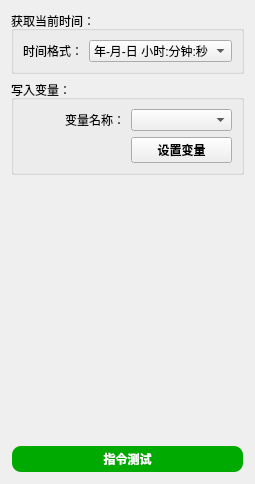
       <widget class="QWidget" name="tab_34">
        <attribute name="title">
         <string>获取时间</string>
        </attribute>
        <layout class="QVBoxLayout" name="verticalLayout_48">
         <item>
          <widget class="QGroupBox" name="groupBox_42">
           <property name="title">
            <string>获取当前时间：</string>
           </property>
           <layout class="QHBoxLayout" name="horizontalLayout_13">
            <item>
             <widget class="QLabel" name="label_134">
              <property name="text">
               <string>时间格式：</string>
              </property>
              <property name="alignment">
               <set>Qt::AlignmentFlag::AlignRight|Qt::AlignmentFlag::AlignTrailing|Qt::AlignmentFlag::AlignVCenter</set>
              </property>
             </widget>
            </item>
            <item>
             <widget class="QComboBox" name="comboBox_43">
              <item>
               <property name="text">
                <string>年-月-日 小时:分钟:秒</string>
               </property>
              </item>
              <item>
               <property name="text">
                <string>年/月/日 小时:分钟:秒</string>
               </property>
              </item>
              <item>
               <property name="text">
                <string>月/日/年 小时:分钟:秒</string>
               </property>
              </item>
              <item>
               <property name="text">
                <string>日-月-年 小时:分钟:秒</string>
               </property>
              </item>
              <item>
               <property name="text">
                <string>年-月-日</string>
               </property>
              </item>
              <item>
               <property name="text">
                <string>月/日/年</string>
               </property>
              </item>
              <item>
               <property name="text">
                <string>日-月-年</string>
               </property>
              </item>
              <item>
               <property name="text">
                <string>月/年</string>
               </property>
              </item>
              <item>
               <property name="text">
                <string>时间戳</string>
               </property>
              </item>
             </widget>
            </item>
           </layout>
          </widget>
         </item>
         <item>
          <widget class="QGroupBox" name="groupBox_43">
           <property name="title">
            <string>写入变量：</string>
           </property>
           <layout class="QGridLayout" name="gridLayout_49" columnstretch="1,1">
            <item row="0" column="1">
             <widget class="QComboBox" name="comboBox_44"/>
            </item>
            <item row="0" column="0">
             <widget class="QLabel" name="label_135">
              <property name="text">
               <string>变量名称：</string>
              </property>
              <property name="alignment">
               <set>Qt::AlignmentFlag::AlignRight|Qt::AlignmentFlag::AlignTrailing|Qt::AlignmentFlag::AlignVCenter</set>
              </property>
             </widget>
            </item>
            <item row="2" column="0">
             <spacer name="horizontalSpacer_6">
              <property name="orientation">
               <enum>Qt::Orientation::Horizontal</enum>
              </property>
              <property name="sizeHint" stdset="0">
               <size>
                <width>84</width>
                <height>20</height>
               </size>
              </property>
             </spacer>
            </item>
            <item row="2" column="1">
             <widget class="QPushButton" name="pushButton_33">
              <property name="font">
               <font>
                <family>微软雅黑</family>
                <bold>true</bold>
               </font>
              </property>
              <property name="text">
               <string>设置变量</string>
              </property>
             </widget>
            </item>
           </layout>
          </widget>
         </item>
         <item>
          <spacer name="verticalSpacer_28">
           <property name="orientation">
            <enum>Qt::Orientation::Vertical</enum>
           </property>
           <property name="sizeHint" stdset="0">
            <size>
             <width>20</width>
             <height>264</height>
            </size>
           </property>
          </spacer>
         </item>
         <item>
          <widget class="QPushButton" name="pushButton_34">
           <property name="palette">
            <palette>
             <active>
              <colorrole role="WindowText">
               <brush brushstyle="SolidPattern">
                <color alpha="255">
                 <red>255</red>
                 <green>255</green>
                 <blue>255</blue>
                </color>
               </brush>
              </colorrole>
              <colorrole role="Button">
               <brush brushstyle="SolidPattern">
                <color alpha="255">
                 <red>0</red>
                 <green>170</green>
                 <blue>0</blue>
                </color>
               </brush>
              </colorrole>
              <colorrole role="Text">
               <brush brushstyle="SolidPattern">
                <color alpha="255">
                 <red>255</red>
                 <green>255</green>
                 <blue>255</blue>
                </color>
               </brush>
              </colorrole>
              <colorrole role="ButtonText">
               <brush brushstyle="SolidPattern">
                <color alpha="255">
                 <red>255</red>
                 <green>255</green>
                 <blue>255</blue>
                </color>
               </brush>
              </colorrole>
              <colorrole role="Base">
               <brush brushstyle="SolidPattern">
                <color alpha="255">
                 <red>0</red>
                 <green>170</green>
                 <blue>0</blue>
                </color>
               </brush>
              </colorrole>
              <colorrole role="Window">
               <brush brushstyle="SolidPattern">
                <color alpha="255">
                 <red>0</red>
                 <green>170</green>
                 <blue>0</blue>
                </color>
               </brush>
              </colorrole>
              <colorrole role="PlaceholderText">
               <brush brushstyle="NoBrush">
                <color alpha="128">
                 <red>255</red>
                 <green>255</green>
                 <blue>255</blue>
                </color>
               </brush>
              </colorrole>
             </active>
             <inactive>
              <colorrole role="WindowText">
               <brush brushstyle="SolidPattern">
                <color alpha="255">
                 <red>255</red>
                 <green>255</green>
                 <blue>255</blue>
                </color>
               </brush>
              </colorrole>
              <colorrole role="Button">
               <brush brushstyle="SolidPattern">
                <color alpha="255">
                 <red>0</red>
                 <green>170</green>
                 <blue>0</blue>
                </color>
               </brush>
              </colorrole>
              <colorrole role="Text">
               <brush brushstyle="SolidPattern">
                <color alpha="255">
                 <red>255</red>
                 <green>255</green>
                 <blue>255</blue>
                </color>
               </brush>
              </colorrole>
              <colorrole role="ButtonText">
               <brush brushstyle="SolidPattern">
                <color alpha="255">
                 <red>255</red>
                 <green>255</green>
                 <blue>255</blue>
                </color>
               </brush>
              </colorrole>
              <colorrole role="Base">
               <brush brushstyle="SolidPattern">
                <color alpha="255">
                 <red>0</red>
                 <green>170</green>
                 <blue>0</blue>
                </color>
               </brush>
              </colorrole>
              <colorrole role="Window">
               <brush brushstyle="SolidPattern">
                <color alpha="255">
                 <red>0</red>
                 <green>170</green>
                 <blue>0</blue>
                </color>
               </brush>
              </colorrole>
              <colorrole role="PlaceholderText">
               <brush brushstyle="NoBrush">
                <color alpha="128">
                 <red>255</red>
                 <green>255</green>
                 <blue>255</blue>
                </color>
               </brush>
              </colorrole>
             </inactive>
             <disabled>
              <colorrole role="WindowText">
               <brush brushstyle="SolidPattern">
                <color alpha="255">
                 <red>255</red>
                 <green>255</green>
                 <blue>255</blue>
                </color>
               </brush>
              </colorrole>
              <colorrole role="Button">
               <brush brushstyle="SolidPattern">
                <color alpha="255">
                 <red>0</red>
                 <green>170</green>
                 <blue>0</blue>
                </color>
               </brush>
              </colorrole>
              <colorrole role="Text">
               <brush brushstyle="SolidPattern">
                <color alpha="255">
                 <red>255</red>
                 <green>255</green>
                 <blue>255</blue>
                </color>
               </brush>
              </colorrole>
              <colorrole role="ButtonText">
               <brush brushstyle="SolidPattern">
                <color alpha="92">
                 <red>0</red>
                 <green>0</green>
                 <blue>0</blue>
                </color>
               </brush>
              </colorrole>
              <colorrole role="Base">
               <brush brushstyle="SolidPattern">
                <color alpha="255">
                 <red>0</red>
                 <green>170</green>
                 <blue>0</blue>
                </color>
               </brush>
              </colorrole>
              <colorrole role="Window">
               <brush brushstyle="SolidPattern">
                <color alpha="255">
                 <red>0</red>
                 <green>170</green>
                 <blue>0</blue>
                </color>
               </brush>
              </colorrole>
              <colorrole role="PlaceholderText">
               <brush brushstyle="NoBrush">
                <color alpha="128">
                 <red>255</red>
                 <green>255</green>
                 <blue>255</blue>
                </color>
               </brush>
              </colorrole>
             </disabled>
            </palette>
           </property>
           <property name="font">
            <font>
             <family>Microsoft YaHei</family>
             <bold>true</bold>
            </font>
           </property>
           <property name="styleSheet">
            <string notr="true">QPushButton {
    background-color: rgb(0, 170, 0);
    color: white;
    border-radius: 10px; /* 设置圆角半径 */
    font-family: 'Microsoft YaHei'; /* 设置字体为微软雅黑 */
    padding: 3px 5px; /* 设置内边距，使按钮看起来更美观 */
    border: 2px solid transparent; /* 设置边框为透明 */
}

QPushButton:hover {
    background-color: rgb(0, 150, 0); /* 设置鼠标悬停时的背景颜色 */
}

QPushButton:pressed {
    background-color: rgb(0, 100, 0); /* 设置按钮按下时的背景颜色 */
}
</string>
           </property>
           <property name="text">
            <string>指令测试</string>
           </property>
          </widget>
         </item>
        </layout>
       </widget>
